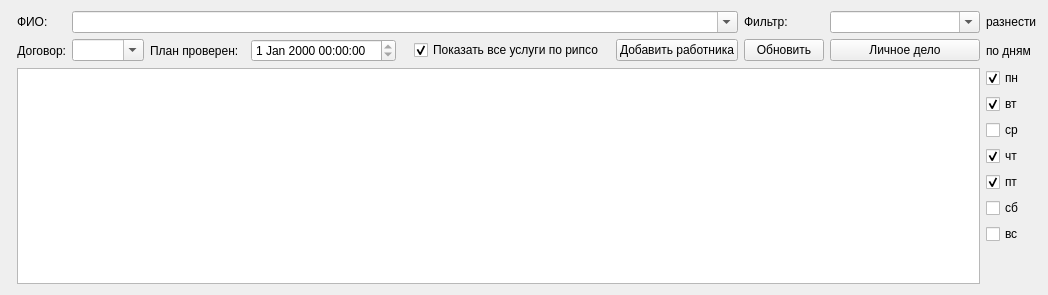
            <widget class="myQWidget" name="tab_table_serv">
             <attribute name="title">
              <string>Услуги в виде таблицы</string>
             </attribute>
             <layout class="QGridLayout" name="gridLayout_96">
              <item row="0" column="1">
               <widget class="QLabel" name="label_87">
                <property name="sizePolicy">
                 <sizepolicy hsizetype="Fixed" vsizetype="Preferred">
                  <horstretch>0</horstretch>
                  <verstretch>0</verstretch>
                 </sizepolicy>
                </property>
                <property name="minimumSize">
                 <size>
                  <width>0</width>
                  <height>0</height>
                 </size>
                </property>
                <property name="text">
                 <string>ФИО:</string>
                </property>
               </widget>
              </item>
              <item row="1" column="2">
               <widget class="QComboBoxWithDataMapper" name="cbx_1_contracts__by_ufio_id__2">
                <property name="sizePolicy">
                 <sizepolicy hsizetype="Expanding" vsizetype="Fixed">
                  <horstretch>0</horstretch>
                  <verstretch>0</verstretch>
                 </sizepolicy>
                </property>
                <property name="editable">
                 <bool>true</bool>
                </property>
                <property name="sort_order" stdset="0">
                 <number>1</number>
                </property>
               </widget>
              </item>
              <item row="1" column="0">
               <widget class="QWidget" name="widget_6" native="true"/>
              </item>
              <item row="0" column="11">
               <widget class="QLabel" name="label_86">
                <property name="sizePolicy">
                 <sizepolicy hsizetype="Minimum" vsizetype="Minimum">
                  <horstretch>0</horstretch>
                  <verstretch>0</verstretch>
                 </sizepolicy>
                </property>
                <property name="text">
                 <string>Фильтр:</string>
                </property>
               </widget>
              </item>
              <item row="1" column="8">
               <widget class="QCheckBox" name="chk_all_serv_ripso">
                <property name="text">
                 <string>Показать все услуги по рипсо</string>
                </property>
                <property name="checked">
                 <bool>true</bool>
                </property>
               </widget>
              </item>
              <item row="1" column="1">
               <widget class="QLabel" name="label_85">
                <property name="sizePolicy">
                 <sizepolicy hsizetype="Fixed" vsizetype="Preferred">
                  <horstretch>0</horstretch>
                  <verstretch>0</verstretch>
                 </sizepolicy>
                </property>
                <property name="text">
                 <string>Договор:</string>
                </property>
                <property name="alignment">
                 <set>Qt::AlignRight|Qt::AlignTrailing|Qt::AlignVCenter</set>
                </property>
               </widget>
              </item>
              <item row="1" column="12">
               <widget class="QPushButton" name="btn_goto_ufio_2">
                <property name="text">
                 <string>Личное дело</string>
                </property>
               </widget>
              </item>
              <item row="1" column="10">
               <widget class="QPushButton" name="btn_add_worker">
                <property name="text">
                 <string>Добавить работника</string>
                </property>
               </widget>
              </item>
              <item row="1" column="3">
               <widget class="QLabel" name="label_88">
                <property name="text">
                 <string>План проверен:</string>
                </property>
               </widget>
              </item>
              <item row="2" column="1" colspan="12">
               <widget class="tsQTableViewYear" name="tableViewYear"/>
              </item>
              <item row="1" column="5">
               <widget class="QDateTimeEdit" name="de_contracts">
                <property name="readOnly">
                 <bool>true</bool>
                </property>
               </widget>
              </item>
              <item row="0" column="12">
               <widget class="myQComboBox" name="cbx_1_ui_select_fiolist__4">
                <property name="sizePolicy">
                 <sizepolicy hsizetype="Preferred" vsizetype="Fixed">
                  <horstretch>0</horstretch>
                  <verstretch>0</verstretch>
                 </sizepolicy>
                </property>
                <property name="minimumSize">
                 <size>
                  <width>150</width>
                  <height>0</height>
                 </size>
                </property>
                <property name="toolTip">
                 <string>Списки людей</string>
                </property>
                <property name="editable">
                 <bool>true</bool>
                </property>
                <property name="currentText">
                 <string extracomment="Вводить только людей из выбранного набора"/>
                </property>
               </widget>
              </item>
              <item row="0" column="2" colspan="9">
               <widget class="myQComboBox" name="cbx_1__dep_has_ufio__4">
                <property name="sizePolicy">
                 <sizepolicy hsizetype="Expanding" vsizetype="Fixed">
                  <horstretch>0</horstretch>
                  <verstretch>0</verstretch>
                 </sizepolicy>
                </property>
                <property name="editable">
                 <bool>true</bool>
                </property>
                <property name="maxVisibleItems">
                 <number>20</number>
                </property>
               </widget>
              </item>
              <item row="1" column="11">
               <widget class="QPushButton" name="pushButton_4">
                <property name="text">
                 <string>Обновить</string>
                </property>
               </widget>
              </item>
              <item row="2" column="13">
               <layout class="QGridLayout" name="gridLayout_112">
                <item row="3" column="0">
                 <widget class="QCheckBox" name="chk_thursday">
                  <property name="text">
                   <string>чт</string>
                  </property>
                  <property name="checked">
                   <bool>true</bool>
                  </property>
                 </widget>
                </item>
                <item row="0" column="0">
                 <widget class="QCheckBox" name="chk_monday">
                  <property name="text">
                   <string>пн</string>
                  </property>
                  <property name="checked">
                   <bool>true</bool>
                  </property>
                 </widget>
                </item>
                <item row="1" column="0">
                 <widget class="QCheckBox" name="chk_tuesday">
                  <property name="text">
                   <string>вт</string>
                  </property>
                  <property name="checked">
                   <bool>true</bool>
                  </property>
                 </widget>
                </item>
                <item row="4" column="0">
                 <widget class="QCheckBox" name="chk_friday">
                  <property name="text">
                   <string>пт</string>
                  </property>
                  <property name="checked">
                   <bool>true</bool>
                  </property>
                 </widget>
                </item>
                <item row="5" column="0">
                 <widget class="QCheckBox" name="chk_saturday">
                  <property name="text">
                   <string>сб</string>
                  </property>
                 </widget>
                </item>
                <item row="6" column="0">
                 <widget class="QCheckBox" name="chk_sunday">
                  <property name="text">
                   <string>вс</string>
                  </property>
                 </widget>
                </item>
                <item row="2" column="0">
                 <widget class="QCheckBox" name="chk_wednesday">
                  <property name="text">
                   <string>ср</string>
                  </property>
                  <property name="checked">
                   <bool>false</bool>
                  </property>
                 </widget>
                </item>
                <item row="7" column="0">
                 <spacer name="verticalSpacer_8">
                  <property name="orientation">
                   <enum>Qt::Vertical</enum>
                  </property>
                  <property name="sizeHint" stdset="0">
                   <size>
                    <width>20</width>
                    <height>40</height>
                   </size>
                  </property>
                 </spacer>
                </item>
               </layout>
              </item>
              <item row="1" column="13">
               <widget class="QLabel" name="label_75">
                <property name="text">
                 <string>по дням</string>
                </property>
               </widget>
              </item>
              <item row="0" column="13">
               <widget class="QLabel" name="label_90">
                <property name="text">
                 <string>разнести</string>
                </property>
               </widget>
              </item>
             </layout>
            </widget>
